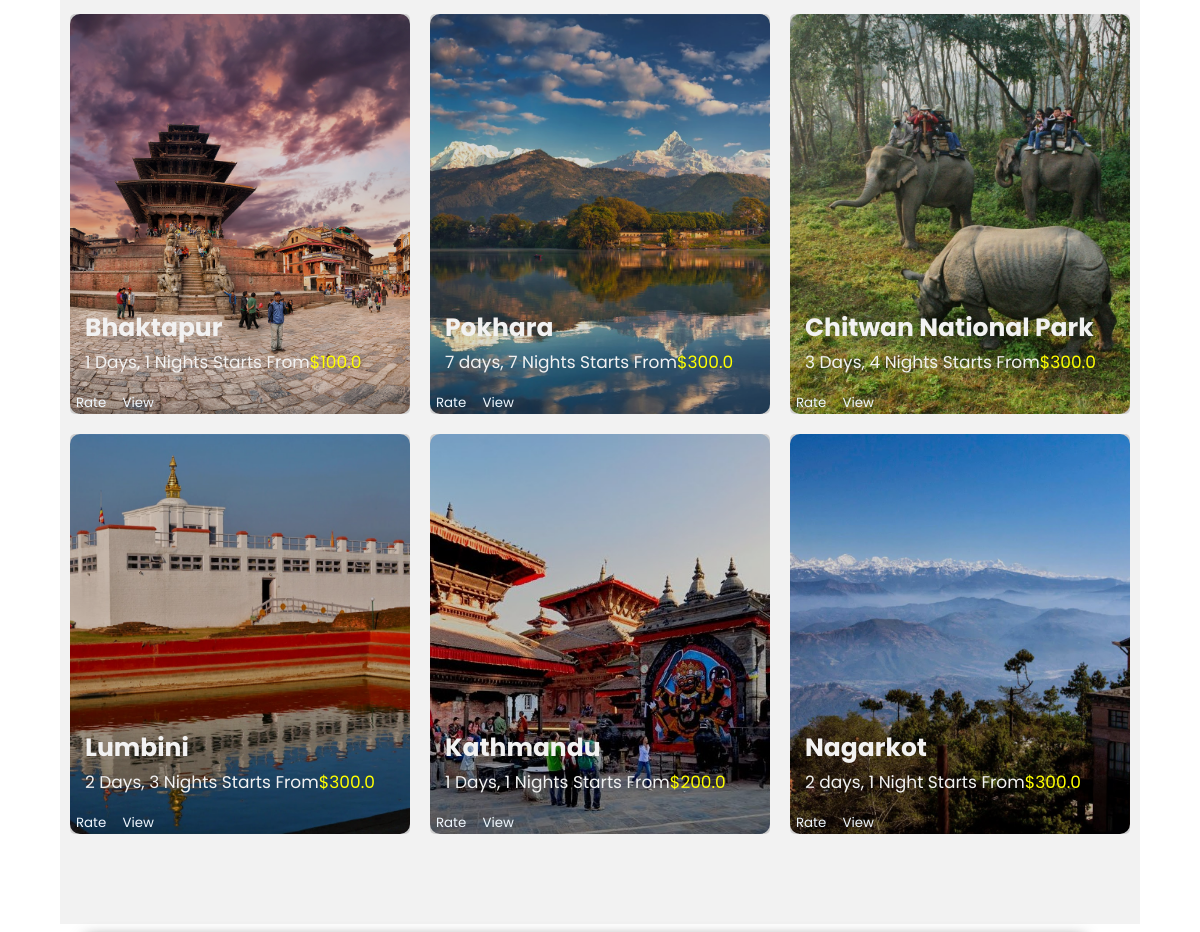
/ (middle part), run on an earlier commit of the app's database.
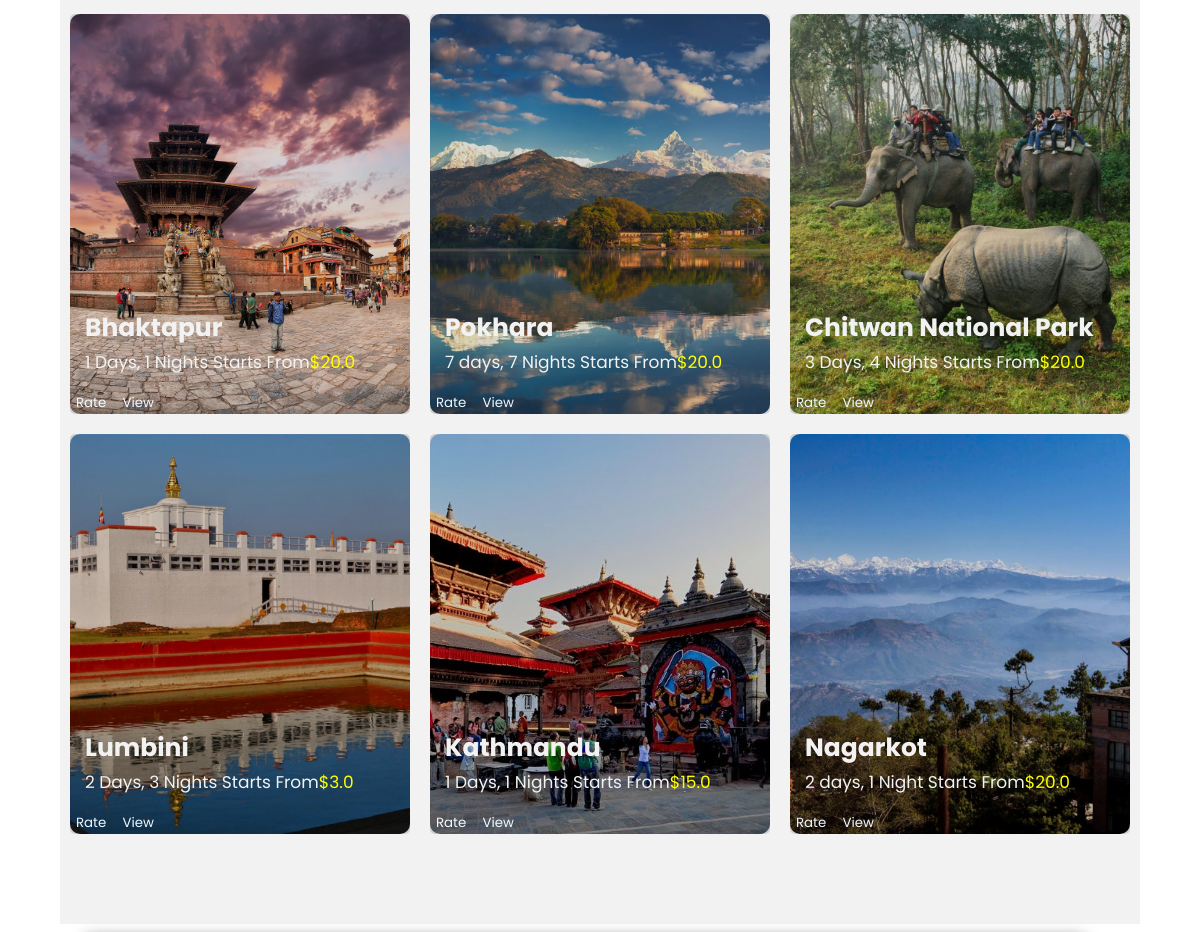
And on a later commit of the database.
### stroll1/models.py (models this page shows, shortened)
class Destination(models.Model):
    id = models.AutoField(primary_key=True)
    name = models.CharField(max_length=100)
    description = models.CharField(max_length=300)
    price = models.FloatField()
    img = models.ImageField(upload_to="pics")
    @property
    def imageUrl(self):
        try:
            url = self.img.url
        except:
            url = ''
        return url

### stroll1/views.py (the view)
# urls.py: path("", views.index, name="home"),
def index(request):
    dests = Destination.objects.all()
    context = {'dests': dests}
    return render(request, 'index.html', context)

### Templates/index.html (shortened to what this page needs)
{% extends 'base.html'%}
{% load static %}
{% static "images" as baseUrl %}
    {%block content%}
    <div class="container4" id="container4">
        <div class="container" id="container">
            <div class="grid-images">
                {% for dest in dests %}
                <div class="g-img products">
                    <img src="{{dest.imageUrl}}" alt="">
                    <div class="img-text">
                        <h3 class="product-name">{{dest.name}}</h3>
                        <p>{{dest.description}}<a  class="product-price" href="{% url 'payment' dest.id %}"><span style="color:yellow">${{dest.price}}</span></a></p>
                        <div class="rate" style="position:absolute;bottom:0;right:1;">
                            <button style="background: transparent; border-style:none"><a href="{% url 'rating' dest.id %}" style="color:aliceblue">Rate</a></button>
                            <button style="background: transparent; border-style:none"><a href="{% url 'destination_details' dest.id %}" style="color:aliceblue">View</a></button>
                        </div>
                    </div>
                </div>
                {% endfor %}
            </div>
        </div>
    </div>
    <div class="container5">
        <div class="video-container">
        </div>
    </div>
    {%endblock %}

What changed in the data, as far as the page shows it:
changed Destination "Bhaktapur": price "100.0" → "20.0"
changed Destination "Pokhara": price "300.0" → "20.0"
changed Destination "Chitwan National Park": price "300.0" → "20.0"
changed Destination "Lumbini": price "300.0" → "3.0"
changed Destination "Kathmandu": price "200.0" → "15.0"
changed Destination "Nagarkot": price "300.0" → "20.0"
